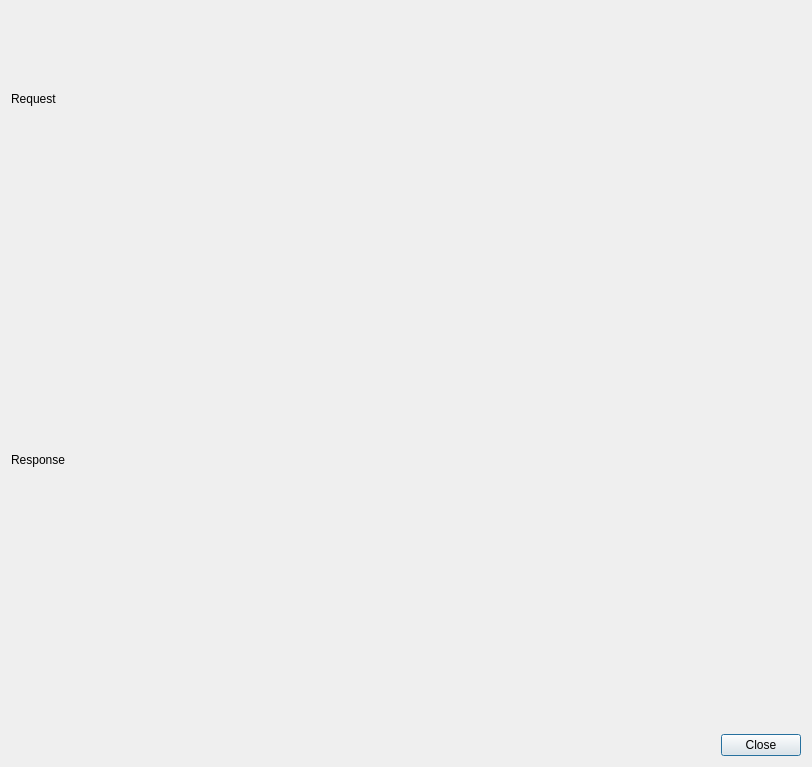
<?xml version="1.0" encoding="UTF-8"?>
<ui version="4.0">
 <class>APIRequestResponseDialog</class>
 <widget class="QDialog" name="APIRequestResponseDialog">
  <property name="geometry">
   <rect>
    <x>0</x>
    <y>0</y>
    <width>812</width>
    <height>767</height>
   </rect>
  </property>
  <property name="windowTitle">
   <string>API Request / Response</string>
  </property>
  <layout class="QVBoxLayout" name="verticalLayout">
   <item>
    <widget class="QLabel" name="lblAPIRequest">
     <property name="text">
      <string>Request</string>
     </property>
    </widget>
   </item>
   <item>
    <widget class="QWidget" name="txtbrAPIRequestFrame"/>
   </item>
   <item>
    <widget class="QLabel" name="lblAPIResponse">
     <property name="text">
      <string>Response</string>
     </property>
    </widget>
   </item>
   <item>
    <widget class="QWidget" name="txtbrAPIResponseFrame">
    </widget>
   </item>
   <item>
    <widget class="QDialogButtonBox" name="buttonBox">
     <property name="orientation">
      <enum>Qt::Horizontal</enum>
     </property>
     <property name="standardButtons">
      <set>QDialogButtonBox::Close</set>
     </property>
    </widget>
   </item>
  </layout>
 </widget>
 <resources/>
 <connections>
  <connection>
   <sender>buttonBox</sender>
   <signal>accepted()</signal>
   <receiver>APIRequestResponseDialog</receiver>
   <slot>accept()</slot>
   <hints>
    <hint type="sourcelabel">
     <x>248</x>
     <y>254</y>
    </hint>
    <hint type="destinationlabel">
     <x>157</x>
     <y>274</y>
    </hint>
   </hints>
  </connection>
  <connection>
   <sender>buttonBox</sender>
   <signal>rejected()</signal>
   <receiver>APIRequestResponseDialog</receiver>
   <slot>reject()</slot>
   <hints>
    <hint type="sourcelabel">
     <x>316</x>
     <y>260</y>
    </hint>
    <hint type="destinationlabel">
     <x>286</x>
     <y>274</y>
    </hint>
   </hints>
  </connection>
 </connections>
</ui>
